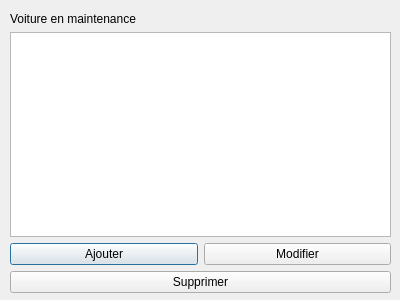
<?xml version="1.0" encoding="UTF-8"?>
<ui version="4.0">
 <class>Maintenance</class>
 <widget class="QDialog" name="Maintenance">
  <property name="geometry">
   <rect>
    <x>0</x>
    <y>0</y>
    <width>400</width>
    <height>300</height>
   </rect>
  </property>
  <property name="windowTitle">
   <string>Dialog</string>
  </property>
  <widget class="QWidget" name="">
   <property name="geometry">
    <rect>
     <x>10</x>
     <y>12</y>
     <width>381</width>
     <height>281</height>
    </rect>
   </property>
   <layout class="QVBoxLayout" name="verticalLayout">
    <item>
     <widget class="QLabel" name="label">
      <property name="text">
       <string>Voiture en maintenance</string>
      </property>
     </widget>
    </item>
    <item>
     <widget class="QTableView" name="tableView"/>
    </item>
    <item>
     <layout class="QHBoxLayout" name="horizontalLayout">
      <item>
       <widget class="QPushButton" name="pushButton">
        <property name="text">
         <string>Ajouter</string>
        </property>
       </widget>
      </item>
      <item>
       <widget class="QPushButton" name="pushButton_2">
        <property name="text">
         <string>Modifier</string>
        </property>
       </widget>
      </item>
     </layout>
    </item>
    <item>
     <widget class="QPushButton" name="pushButton_3">
      <property name="text">
       <string>Supprimer</string>
      </property>
     </widget>
    </item>
   </layout>
  </widget>
 </widget>
 <resources/>
 <connections/>
</ui>
